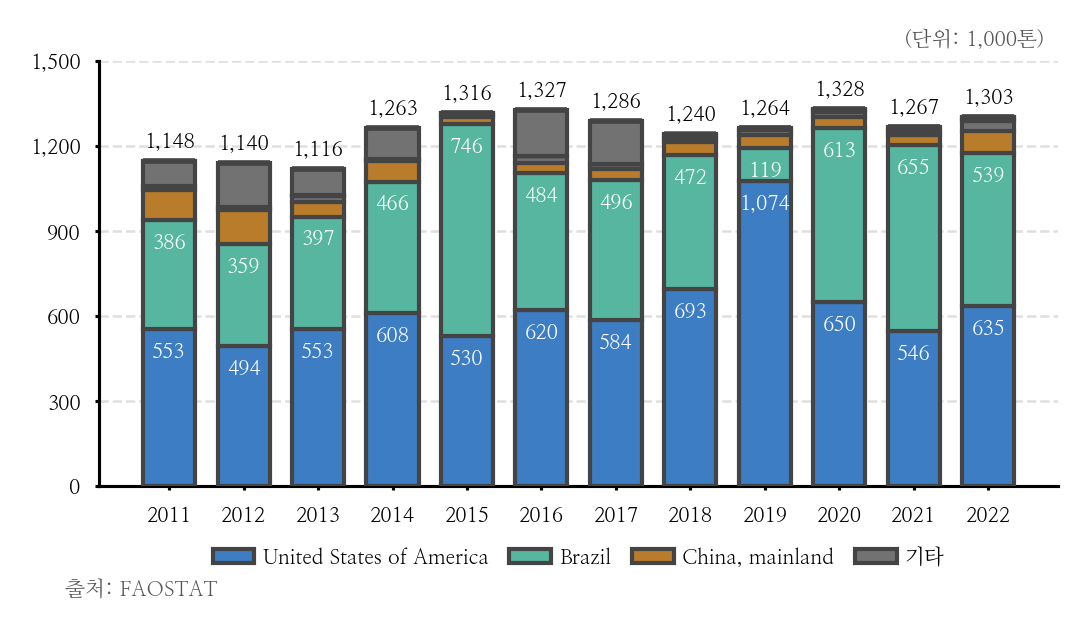

Python code for this plot:
import matplotlib as mpl
import matplotlib.pyplot as plt
from matplotlib import font_manager
import numpy as np
import pandas as pd

### 폰트
font_path = "/usr/share/fonts/truetype/nanum/NanumMyeongjo.ttf"
font_manager.fontManager.addfont(font_path)
mpl.rc("font", family="NanumMyeongjo")
mpl.rcParams["axes.unicode_minus"] = False


### 디자인 일반
pt = 1 / 72
mpl.rcParams.update({
    "figure.figsize": (400 * pt, 150 * pt),
    "font.size": 5, "axes.titlesize": 11, "axes.labelsize": 5,
    "xtick.labelsize": 5, "ytick.labelsize": 5,
    "legend.fontsize": 5, "lines.linewidth": 0.75, "axes.linewidth": 0.75,
    "xtick.major.width": 0.75, "ytick.major.width": 0.75,
    "xtick.major.size": 1, "ytick.major.size": 1,
})


colors = [
    "#3C7DC3",
    "#56B6A0",
    "#B97C2A",
    "#8C3F1F",
    "#BB52BB",
    "#B3C25C"
]


### 데이터 입력
csv_file = "/home/user/문서/workspace/python/graph/data/한국_주요_콩수입국.csv"
df = pd.read_csv(csv_file).convert_dtypes()

# ✔ long format 가정
# columns: 국가, 연도, 값
df["year"] = df["year"].astype(int)
df["value"] = pd.to_numeric(df["value"], errors="coerce").fillna(0)


### ▶ 기준 연도 선택
target_year = 2022   # ← 원하는 연도


### ▶ 기준 연도 값으로 국가 정렬
order = (
    df[df["year"] == target_year]
    .groupby("exporter")["value"]
    .sum()
    .sort_values(ascending=False)
    .index
    .tolist()
)


### 그래프 작성
years = sorted(df["year"].unique())
x = np.arange(len(years))

fig, ax = plt.subplots()
bottom = np.zeros(len(years))
stack_values = []


### ▶ 중요 항목 / 레전드 항목 / 수치표기 항목 정의

# ▶ 2022년 기준 상위 3개 수출국
legend_cols = (
    df[df["year"] == target_year]
    .groupby("exporter")["value"]
    .sum()
    .sort_values(ascending=False)
    .head(3)
    .index
    .tolist()
)

print("2022 Top 3 exporters:", legend_cols)
      # 레전드 개별 표시
      
value_label_cols = legend_cols[:2]



other_color = "#727272"

handles = []
legend_labels = []
other_handle = None


for i, country in enumerate(order):
    vals = np.array([
        df.loc[
            (df["exporter"] == country) & (df["year"] == y),
            "value"
        ].sum()
        for y in years
    ])

    # 색상 지정
    if country in legend_cols and legend_cols.index(country) < len(colors):
        color = colors[legend_cols.index(country)]
    else:
        color = other_color

    bar = ax.bar(
        x, vals,
        bottom=bottom,
        color=color,
        edgecolor="#444",
        width=0.7,
        zorder=3
    )

    # 레전드 구성
    if country in legend_cols:
        handles.append(bar[0])
        legend_labels.append(country)
    else:
        other_handle = bar[0]

    stack_values.append(vals.copy())
    bottom += vals


### 데이터 텍스트
# total labels
for i, total in enumerate(bottom):
    ax.annotate(
        f"{total/1000:,.0f}",
        (x[i], total),
        xytext=(0, 2),
        textcoords="offset points",
        ha="center",
        va="bottom",
        fontsize=5
    )


# part labels
cumulative = np.zeros(len(years))
for country, vals in zip(order, stack_values):
    cumulative += vals
    if country in value_label_cols:
        for i, v in enumerate(vals):
            if v > 0:
                ax.annotate(
                    f"{v/1000:,.0f}",
                    (x[i], cumulative[i] - 80_000),
                    ha="center",
                    va="center",
                    fontsize=5,
                    color="#FFFFFF"
                )


### x축 텍스트
ax.set_xticks(x)
ax.set_xticklabels(years)


### y축 텍스트
y_min, y_max = 0, 1_500_000
step = 300_000

ticks = np.arange(y_min, y_max + step, step)
ax.set_yticks(ticks)

labels = []
for t in ticks:
    if t == 0:
        labels.append("0")
    else:
        labels.append(f"{t/1000:,.0f}")

ax.set_yticklabels(labels)



### 그리드
ax.grid(axis="y", linestyle="--", linewidth=0.6, alpha=0.4, zorder=0)
ax.spines["top"].set_visible(False)
ax.spines["right"].set_visible(False)


### 레전드 — 주요 국가 + 기타
if other_handle is not None:
    handles.append(other_handle)
    legend_labels.append("기타")

# ▶ 범례: 하단 중앙, 자동 줄바꿈
n_legend = len(legend_labels)

ax.legend(
    handles,
    legend_labels,
    loc="upper center",
    bbox_to_anchor=(0.5, -0.1),   # 그래프 아래
    ncol=min(n_legend, 4),         # 한 줄 최대 3개 (넘치면 자동 줄바꿈)
    frameon=False,
    columnspacing=1.0,
    handletextpad=0.4
)



### 출처 텍스트
fig.text(
    0.15, 0.05,
    "출처: FAOSTAT",
    ha="center", va="top",
    fontsize=5, color="#555"
)

### 단위 텍스트
fig.text(
    0.65, 0.93,
    "(단위: 1,000톤)",
    ha="center", va="top",
    fontsize=5, color="#555"
)

fig.subplots_adjust(right=0.70, bottom=0.2)


### 저장
pic_name = "한국_콩수입_주요국"
save_path = f"/home/user/문서/workspace/python/graph/image"

sample_file = f"/home/user/문서/workspace/python/temp/chart.png"

latex_path = f"/home/user/문서/workspace/latex/project/paper/agri_develope/asset"

# # sample
# mpl.use("Agg")
# fig.savefig(f"{sample_file}", dpi=300, bbox_inches="tight")
# plt.close(fig)


# # PNG 저장
# mpl.use("Agg")
# fig.savefig(f"{save_path}/{pic_name}.png", dpi=300, bbox_inches="tight")
# plt.close(fig)

# ----- OR -----


# PGF 저장
mpl.use("pgf")
fig.savefig(f"{latex_path}/{pic_name}.pgf")
plt.close(fig)
